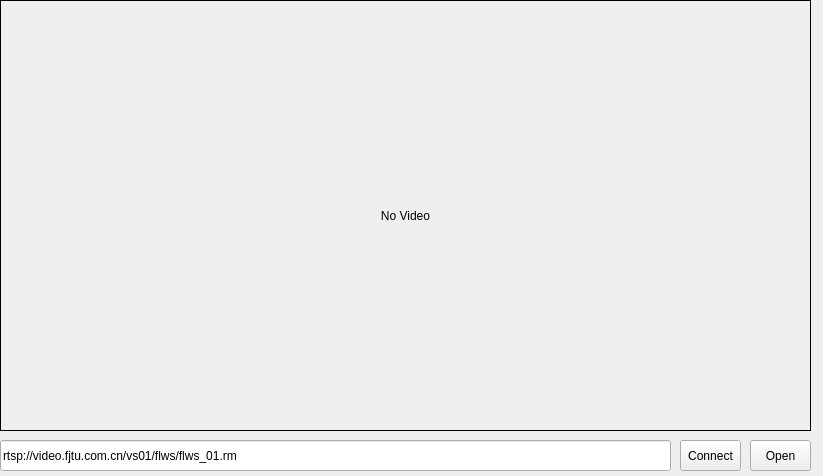
<?xml version="1.0" encoding="UTF-8"?>
<ui version="4.0">
 <class>Widget</class>
 <widget class="QWidget" name="Widget">
  <property name="geometry">
   <rect>
    <x>0</x>
    <y>0</y>
    <width>823</width>
    <height>476</height>
   </rect>
  </property>
  <property name="windowTitle">
   <string>Widget</string>
  </property>
  <widget class="QLabel" name="labVideo">
   <property name="geometry">
    <rect>
     <x>0</x>
     <y>0</y>
     <width>811</width>
     <height>431</height>
    </rect>
   </property>
   <property name="frameShape">
    <enum>QFrame::Box</enum>
   </property>
   <property name="text">
    <string>No Video</string>
   </property>
   <property name="alignment">
    <set>Qt::AlignCenter</set>
   </property>
  </widget>
  <widget class="QLineEdit" name="urlLineEdit">
   <property name="geometry">
    <rect>
     <x>0</x>
     <y>440</y>
     <width>671</width>
     <height>31</height>
    </rect>
   </property>
   <property name="text">
    <string>rtsp://video.fjtu.com.cn/vs01/flws/flws_01.rm</string>
   </property>
  </widget>
  <widget class="QPushButton" name="openBtn">
   <property name="geometry">
    <rect>
     <x>750</x>
     <y>440</y>
     <width>61</width>
     <height>31</height>
    </rect>
   </property>
   <property name="text">
    <string>Open</string>
   </property>
  </widget>
  <widget class="QPushButton" name="pushButton">
   <property name="geometry">
    <rect>
     <x>680</x>
     <y>440</y>
     <width>61</width>
     <height>31</height>
    </rect>
   </property>
   <property name="text">
    <string>Connect</string>
   </property>
  </widget>
 </widget>
 <layoutdefault spacing="6" margin="11"/>
 <resources/>
 <connections/>
</ui>
